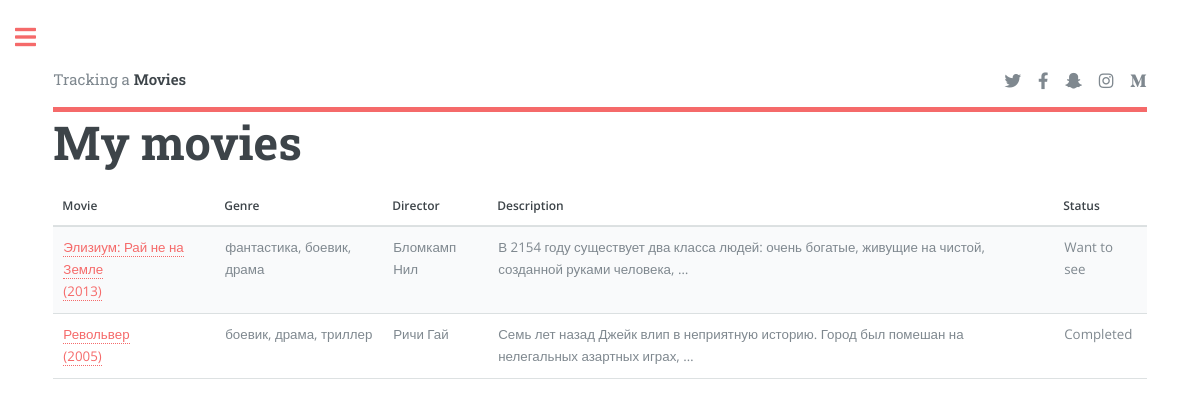
The page /my-movies/ (signed in) on the database its author committed.
### catalog/models.py (models this page shows, shortened)
class FilmInstance(models.Model):
    film = models.ForeignKey(Film, on_delete=models.SET_NULL, null=True)
    viewer = models.ForeignKey(User, on_delete=models.SET_NULL, null=True, blank=True)
    STATUS = (
        ('w', 'Want to see'),
        ('a', 'Want to see again'),
        ('c', 'Completed'),
        ('n', "Haven't see"),
    )
    MARK = tuple((str(i), str(i)) for i in range(1, 6))
    status = models.CharField(max_length=1, choices=STATUS, blank=True, default='w')
    mark = models.CharField(max_length=2, choices=MARK, blank=True, default='')
    def get_status(self):
        status = self.status
        for i in self.STATUS:
            if self.status == i[0]:
                status = i[1]
        return status

class Film(models.Model):
    title = models.CharField(max_length=200)
    director = models.ForeignKey(Director, on_delete=models.SET_NULL, null=True)
    summary = models.TextField(max_length=1000, help_text="Enter a brief description of the film")
    year = models.CharField(max_length=4)
    genre = models.ManyToManyField(Genre)
    def get_absolute_url(self):
        return reverse('film-detail', args=[str(self.id)])
    def display_genre(self):
        return ', '.join([genre.name for genre in self.genre.all()[:3]])

class Genre(models.Model):
    name = models.CharField(max_length=200)

class Director(models.Model):
    first_name = models.CharField(max_length=100)
    last_name = models.CharField(max_length=100)
    bio = models.TextField(null=True)
    date_of_birth = models.DateField(null=True, blank=True)
    date_of_death = models.DateField('Died', null=True, blank=True)
    def __str__(self):
        return f'{self.last_name} {self.first_name}'

### catalog/views.py (the view)
# urls.py: path('my-movies/', TrackedFilmsByUserListView.as_view(), name='my-films'),
class TrackedFilmsByUserListView(LoginRequiredMixin, generic.ListView):
    model = FilmInstance
    template_name = 'catalog/film-instance_list_viewer_user.html'
    paginate_by = 10
    def get_queryset(self):
        return FilmInstance.objects.filter(viewer=self.request.user)

### catalog/templates/catalog/film-instance_list_viewer_user.html
{% extends "catalog/base.html" %}
{% block content %}
    <h1>My movies</h1>
    {% if filminstance_list %}
       <div class="table-wrapper">
        <table>
            <thead>
            <tr>
                <th>Movie</th>
                <th>Genre</th>
                <th>Director</th>
                <th>Description</th>
                <th>Status</th>
            </tr>
            </thead>
            <tbody>
            {% for filminst in filminstance_list %}
            <tr>
                <td><a href="{{ filminst.film.get_absolute_url }}">{{filminst.film.title}}<br>({{filminst.film.year}})</a></td>
                <td>{{filminst.film.display_genre}}</td>
                <td>{{filminst.film.director}}</td>
                <td>{{filminst.film.summary|truncatewords:15}}</td>
                <td>
                    {{filminst.get_status}}
                </td>
            </tr>
            {% endfor %}
            </tbody>
        </table>
    </div>
    {% else %}
      <p>There are no tracked movies</p>
    {% endif %}
{% endblock %}

### catalog/static/catalog/assets/css/main.css (style rules this page uses)
html, body, div, span, applet, object, iframe, h1, h2, h3, h4, h5, h6, p, blockquote, pre, a, abbr, acronym, address, big, cite, code, del, dfn, em, img, ins, kbd, q, s, samp, small, strike, strong, sub, sup, tt, var, b, u, i, center, dl, dt, dd, ol, ul, li, fieldset, form, label, legend, table, caption, tbody, tfoot, thead, tr, th, td, article, aside, canvas, details, embed, figure, figcaption, footer, header, hgroup, menu, nav, output, ruby, section, summary, time, mark, audio, video { margin: 0; padding: 0; border: 0; font-size: 100%; font: inherit; vertical-align: baseline; }
body { line-height: 1; }
table { border-collapse: collapse; border-spacing: 0; }
body { -webkit-text-size-adjust: none; }
body { -ms-overflow-style: scrollbar; }
html { box-sizing: border-box; }
*, *:before, *:after { box-sizing: inherit; }
body { background: #ffffff; }
body, input, select, textarea { color: #7f888f; font-family: "Open Sans", sans-serif; font-size: 13pt; font-weight: 400; line-height: 1.65; }
@media screen and (max-width: 1680px) { body, input, select, textarea { font-size: 11pt; } }
@media screen and (max-width: 1280px) { body, input, select, textarea { font-size: 10pt; } }
a { -moz-transition: color 0.2s ease-in-out, border-bottom-color 0.2s ease-in-out; -webkit-transition: color 0.2s ease-in-out, border-bottom-color 0.2s ease-in-out; -ms-transition: color 0.2s ease-in-out, border-bottom-color 0.2s ease-in-out; transition: color 0.2s ease-in-out, border-bottom-color 0.2s ease-in-out; border-bottom: dotted 1px; color: #f56a6a; text-decoration: none; }
h1, h2, h3, h4, h5, h6 { color: #3d4449; font-family: "Roboto Slab", serif; font-weight: 700; line-height: 1.5; margin: 0 0 1em 0; }
h1 { font-size: 4em; margin: 0 0 0.5em 0; line-height: 1.3; }
@media screen and (max-width: 1680px) { h1 { font-size: 3.5em; } }
.table-wrapper { -webkit-overflow-scrolling: touch; overflow-x: auto; }
table { margin: 0 0 2em 0; width: 100%; }
table tbody tr { border: solid 1px rgba(210, 215, 217, 0.75); border-left: 0; border-right: 0; }
table tbody tr:nth-child(2n + 1) { background-color: rgba(230, 235, 237, 0.25); }
table td { padding: 0.75em 0.75em; }
table th { color: #3d4449; font-size: 0.9em; font-weight: 600; padding: 0 0.75em 0.75em 0.75em; text-align: left; }
table thead { border-bottom: solid 2px rgba(210, 215, 217, 0.75); }

### rows shown on the page
FilmInstance: film "Элизиум: Рай не на Земле", film.year "2013", film.display_genre "фантастика, боевик, драма", film.director "Бломкамп Нил", film.summary "В 2154 году существует два класса людей: очень богатые, живущие на чистой, созданной руками человека, …", get_status "Want to see"
FilmInstance: film "Револьвер", film.year "2005", film.display_genre "боевик, драма, триллер", film.director "Ричи Гай", film.summary "Семь лет назад Джейк влип в неприятную историю. Город был помешан на нелегальных азартных играх, …", get_status "Completed"
